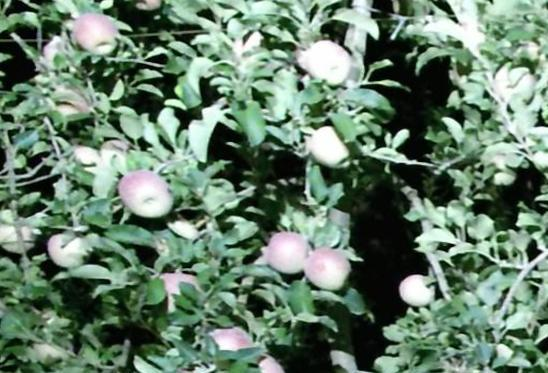
%> input picture recipes_scripts/test_ndi_index/BD04_inf_201724_004_01_RGBhr.jpg, 548 x 373 px
$ octave script_Calculation_NDI_index.m   (GNU Octave 9; MATLAB toolbox functions it lacks are replaced by stand-ins)
%> lines starting %> are read from the running program, lines starting %| are printed output that depends on the picture; in (x1, y1, x2, y2) boxes, pixels count from 0 and x2, y2 are one past the last pixel; in counts of white or black regions, pixels touching at a corner belong together; the program's own positions count from 1
% ------------------------------------------------------------------------
% Fruit Detection Project
% Author: https://github.com/juancarlosmiranda/
% Date: December 2020
% ------------------------------------------------------------------------
% This script contains the NDI calculation implemented in Matlab to subtract red colors and green colors.
% Use the binary mask technique to obtain the desired object.
% This technique is widely used in computer vision systems applied to agriculture. For more information you can read
%
% Hamuda, E., Glavin, M., & Jones, E. (2016). A survey of image processing techniques for plant extraction and segmentation in the field. Computers and Electronics in Agriculture, 125, 184–199. https://doi.org/10.1016/j.compag.2016.04.024
% Meyer, G. E., & Neto, J. C. (2008). Verification of color vegetation indices for automated crop imaging applications. Computers and Electronics in Agriculture, 63(2), 282–293. https://doi.org/10.1016/j.compag.2008.03.009
%

%% setting environment
clc; close all; clear all;
home_user=pwd;
pathScript=fullfile(home_user,'development/fruitdetection/recipes_scripts/');

% input data
pathTestImages=fullfile(pathScript,'test_ndi_index/');

% output data
path_output_images=fullfile(pathScript,'test_ndi_index/');

% data names: images
% Here the link for public images
%
% BD04_inf_201724_004_01_RGBhr.jpg -> Dataset Title: KFuji RGB-DS dataset
% [2] Gené-Mola J, Vilaplana V, Rosell-Polo JR, Morros JR, Ruiz-Hidalgo J, Gregorio E. 2019.
% KFuji RGB-DS database: Fuji apple multi-modal images for fruit detection with color, depth and range-corrected IR data. Data in brief, 25 (2019), 104289. DOI: 10.1016/j.dib.2019.104289
%
% soil1.png v--> https://www.growwilduk.com/blog/there%E2%80%99s-weed-my-lawn-what-should-i-do-about-it
% soil2.jpeg -> https://www.topcropmanager.com/weed-recovery-after-burial-by-soil-19747/
% % soil3.jpeg --> % https://www.growwilduk.com/sites/default/files/styles/default_image_style_compressive/public/images/blog/seeds.jpg?itok=alwp0CYl

imageName1='BD04_inf_201724_004_01_RGBhr.jpg';
imageName4='soil1.png';
%imageName4='soil2.jpeg'; %uncomment to see results
%imageName4='soil3.jpeg'; %uncomment to see results

IRGB1=imread(fullfile(pathTestImages,imageName1));
%> IRGB1 is the input picture: size 373x548x3 uint8; mean R, G, B 102.4, 127.2, 107.7
IRGB4=imread(fullfile(pathTestImages,imageName4));
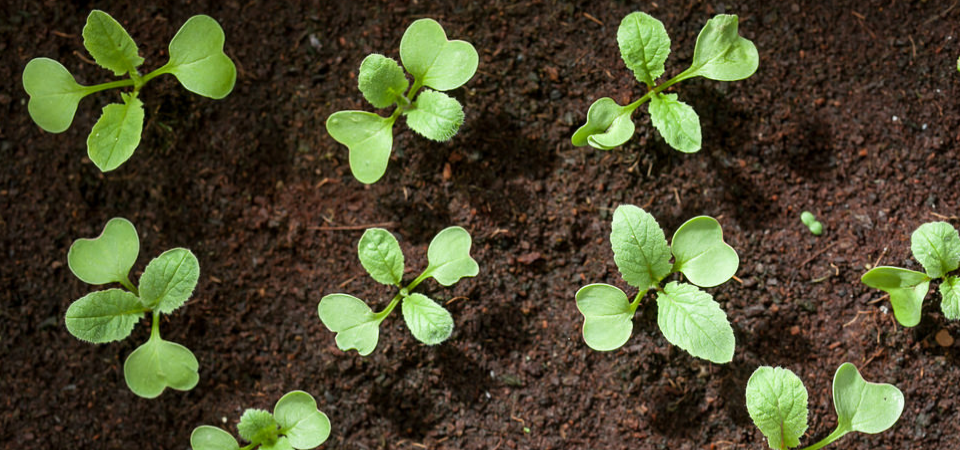
%> input picture recipes_scripts/test_ndi_index/soil1.png, 960 x 450 px
%> IRGB4 is the input picture: size 450x960x3 uint8; mean R, G, B 76, 73.8, 46.1
% ------------------------------------
% NDI1=(R-G)/(R+G)  NDI2=(R-B)/(R+B)  NDI3=(B-G)/(B+G)

%% NDI1=128*(R-G)/((R+G)+1) good for extraction of red colors
R=double(IRGB1(:,:,1));
G=double(IRGB1(:,:,2));
RminG=R-G;
RG=R+G;
RGplus1=RG+1;
NDI1=128*(RminG./(RGplus1)); % it is good for red color
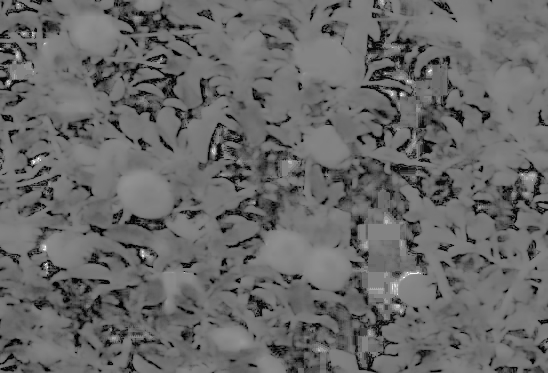
%> NDI1: size 373x548 double; min -125.5, max 118.2, mean -25.8; drawn with min black and max white
%---------------------------------------
% binarization NDI1
umbral=graythresh(NDI1); % get a better threshold
%> umbral = 0.478
MaskNDI1=im2bw(NDI1,umbral);
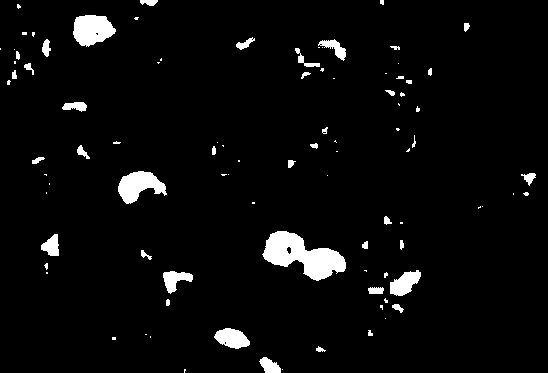
%> MaskNDI1: size 373x548 logical; 4.1% white; 93 white regions (52 under 20 px), largest, box (x1, y1, x2, y2) and area: (262, 231, 346, 281) 2192, (73, 15, 116, 47) 997, (118, 171, 167, 204) 944
% multiply by mask created with ND4
IMsegmented1(:,:,1)=immultiply(IRGB1(:,:,1),MaskNDI1);
IMsegmented1(:,:,2)=immultiply(IRGB1(:,:,2),MaskNDI1);
IMsegmented1(:,:,3)=immultiply(IRGB1(:,:,3),MaskNDI1);
%> IMsegmented1: size 373x548x3 uint8
figure('Name','NDI1 for red color', 'Position', get(0, 'Screensize')); montage({IRGB1,MaskNDI1,IMsegmented1});
% ------------------------------------

%% NDI4= 128*(G-R)/((G+R)+1) good for extraction of green colors
R=double(IRGB4(:,:,1));
%> R: size 450x960 double
G=double(IRGB4(:,:,2));
%> G: size 450x960 double
GminR=G-R;
GR=G+R;
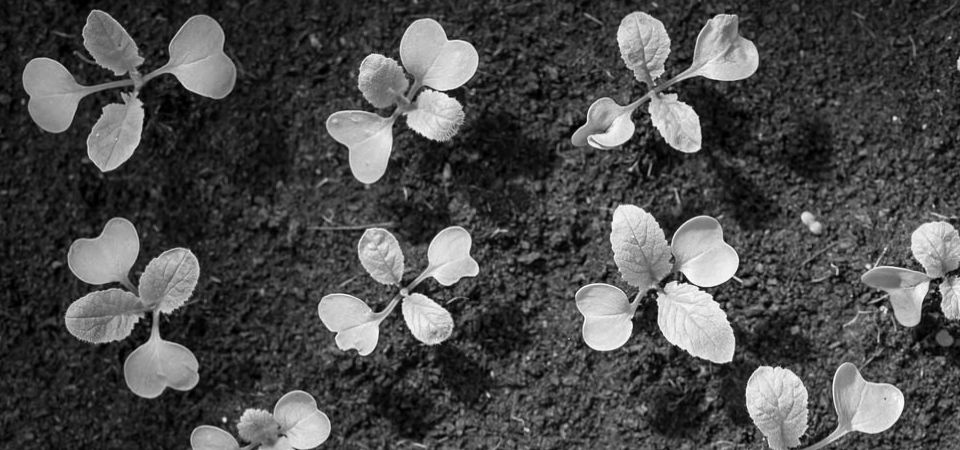
%> GR: size 450x960 double; min 0, max 499, mean 149.8; drawn with min black and max white
GRplus1=GR+1;
NDI4=128*(GminR./(GRplus1)); % it is good for green color
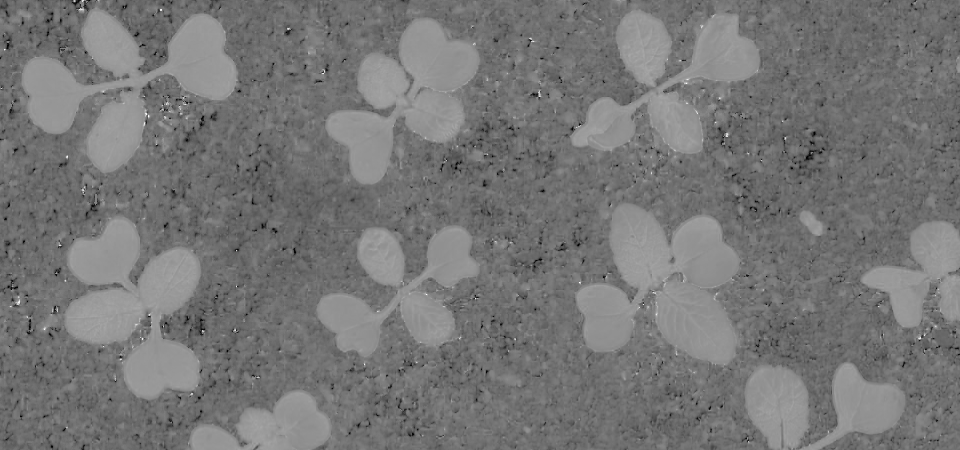
%> NDI4: size 450x960 double; min -120, max 112, mean -12.1; drawn with min black and max white
%---------------------------------------
% binarization NDI4
umbral=graythresh(NDI4); % get a better threshold
%> umbral = 0.498
MaskNDI4=im2bw(NDI4,umbral);
%> MaskNDI4: size 450x960 logical; 23.6% white; 806 white regions (767 under 20 px), largest, box (x1, y1, x2, y2) and area: (575, 204, 741, 367) 15931, (22, 7, 238, 173) 14729, (64, 216, 201, 400) 14063
% multiply by mask created with ND4
IMsegmented4(:,:,1)=immultiply(IRGB4(:,:,1),MaskNDI4);
IMsegmented4(:,:,2)=immultiply(IRGB4(:,:,2),MaskNDI4);
IMsegmented4(:,:,3)=immultiply(IRGB4(:,:,3),MaskNDI4);
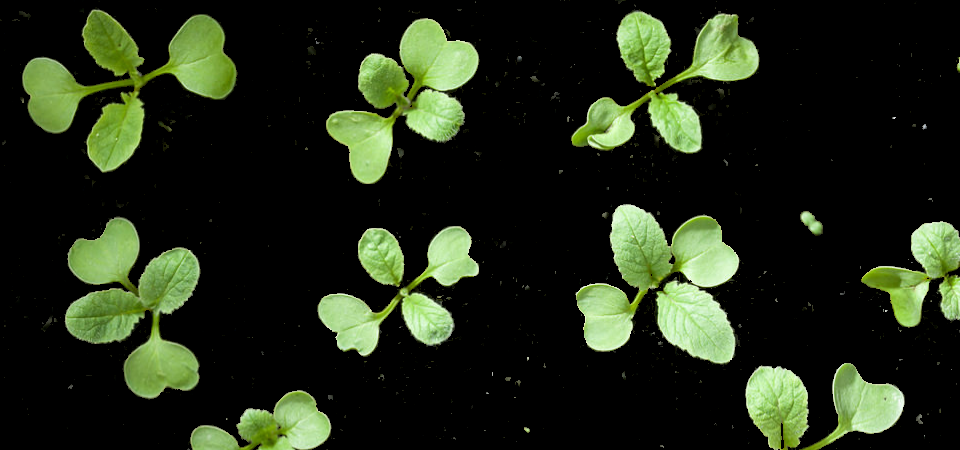
%> IMsegmented4: size 450x960x3 uint8; mean R, G, B 33.2, 42.1, 23.4
figure('Name','NDI4 for green color', 'Position', get(0, 'Screensize')); montage({IRGB4,MaskNDI4,IMsegmented4});
%> after `montage({IRGB4,MaskNDI4,IMsegmented4})`:
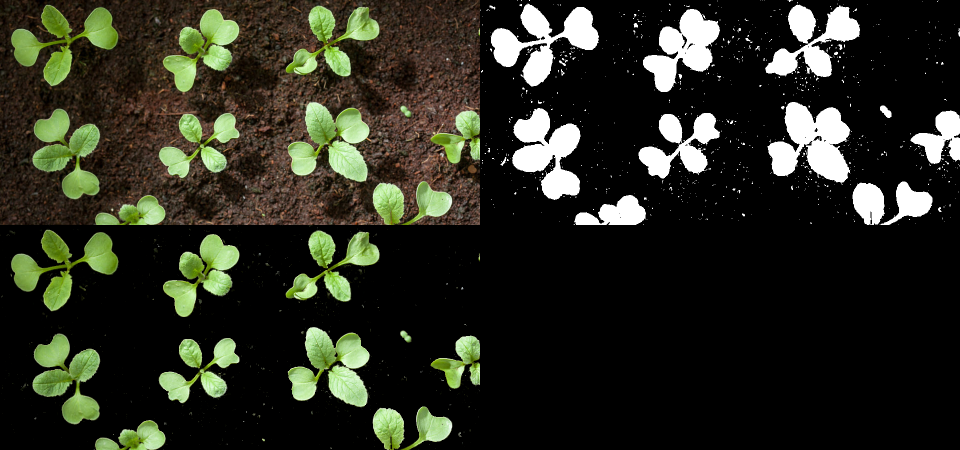
%> displayed picture: size 900x1920x3, on the screen's scale of 0 to 255 (shown at 1/2 size); mean R, G, B 42.4, 44, 32.4
% ------------------------------------
